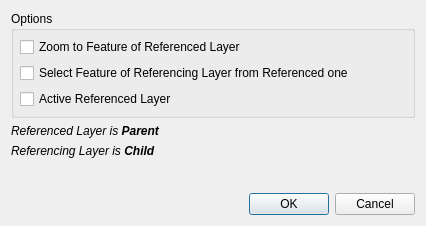
<?xml version="1.0" encoding="UTF-8"?>
<ui version="4.0">
 <class>Dialog</class>
 <widget class="QDialog" name="Dialog">
  <property name="geometry">
   <rect>
    <x>0</x>
    <y>0</y>
    <width>426</width>
    <height>226</height>
   </rect>
  </property>
  <property name="windowTitle">
   <string>Relationship Settings</string>
  </property>
  <layout class="QGridLayout" name="gridLayout">
   <item row="5" column="0">
    <widget class="QDialogButtonBox" name="buttonBox">
     <property name="orientation">
      <enum>Qt::Horizontal</enum>
     </property>
     <property name="standardButtons">
      <set>QDialogButtonBox::Cancel|QDialogButtonBox::Ok</set>
     </property>
    </widget>
   </item>
   <item row="4" column="0">
    <spacer name="verticalSpacer">
     <property name="orientation">
      <enum>Qt::Vertical</enum>
     </property>
     <property name="sizeHint" stdset="0">
      <size>
       <width>20</width>
       <height>40</height>
      </size>
     </property>
    </spacer>
   </item>
   <item row="2" column="0">
    <widget class="QLabel" name="label">
     <property name="text">
      <string>&lt;html&gt;&lt;head/&gt;&lt;body&gt;&lt;p&gt;&lt;span style=&quot; font-style:italic;&quot;&gt;Referenced Layer is &lt;/span&gt;&lt;span style=&quot; font-weight:600; font-style:italic;&quot;&gt;Parent&lt;/span&gt;&lt;/p&gt;&lt;/body&gt;&lt;/html&gt;</string>
     </property>
    </widget>
   </item>
   <item row="3" column="0">
    <widget class="QLabel" name="label_2">
     <property name="text">
      <string>&lt;html&gt;&lt;head/&gt;&lt;body&gt;&lt;p&gt;&lt;span style=&quot; font-style:italic;&quot;&gt;Referencing Layer is &lt;/span&gt;&lt;span style=&quot; font-weight:600; font-style:italic;&quot;&gt;Child&lt;/span&gt;&lt;/p&gt;&lt;/body&gt;&lt;/html&gt;</string>
     </property>
    </widget>
   </item>
   <item row="0" column="0">
    <widget class="QGroupBox" name="groupBox">
     <property name="title">
      <string>Options</string>
     </property>
     <layout class="QGridLayout" name="gridLayout_2">
      <property name="leftMargin">
       <number>6</number>
      </property>
      <property name="topMargin">
       <number>6</number>
      </property>
      <property name="rightMargin">
       <number>6</number>
      </property>
      <property name="bottomMargin">
       <number>6</number>
      </property>
      <item row="0" column="0">
       <layout class="QVBoxLayout" name="verticalLayout">
        <item>
         <widget class="QCheckBox" name="chkZoomParent">
          <property name="text">
           <string>Zoom to Feature of Referenced Layer</string>
          </property>
         </widget>
        </item>
        <item>
         <widget class="QCheckBox" name="chkSelectParent">
          <property name="text">
           <string>Select Feature of Referencing Layer from Referenced one</string>
          </property>
         </widget>
        </item>
        <item>
         <widget class="QCheckBox" name="chkActiveParent">
          <property name="text">
           <string>Active Referenced Layer</string>
          </property>
         </widget>
        </item>
       </layout>
      </item>
     </layout>
    </widget>
   </item>
  </layout>
 </widget>
 <resources/>
 <connections>
  <connection>
   <sender>buttonBox</sender>
   <signal>accepted()</signal>
   <receiver>Dialog</receiver>
   <slot>accept()</slot>
   <hints>
    <hint type="sourcelabel">
     <x>248</x>
     <y>254</y>
    </hint>
    <hint type="destinationlabel">
     <x>157</x>
     <y>274</y>
    </hint>
   </hints>
  </connection>
  <connection>
   <sender>buttonBox</sender>
   <signal>rejected()</signal>
   <receiver>Dialog</receiver>
   <slot>reject()</slot>
   <hints>
    <hint type="sourcelabel">
     <x>316</x>
     <y>260</y>
    </hint>
    <hint type="destinationlabel">
     <x>286</x>
     <y>274</y>
    </hint>
   </hints>
  </connection>
 </connections>
</ui>
